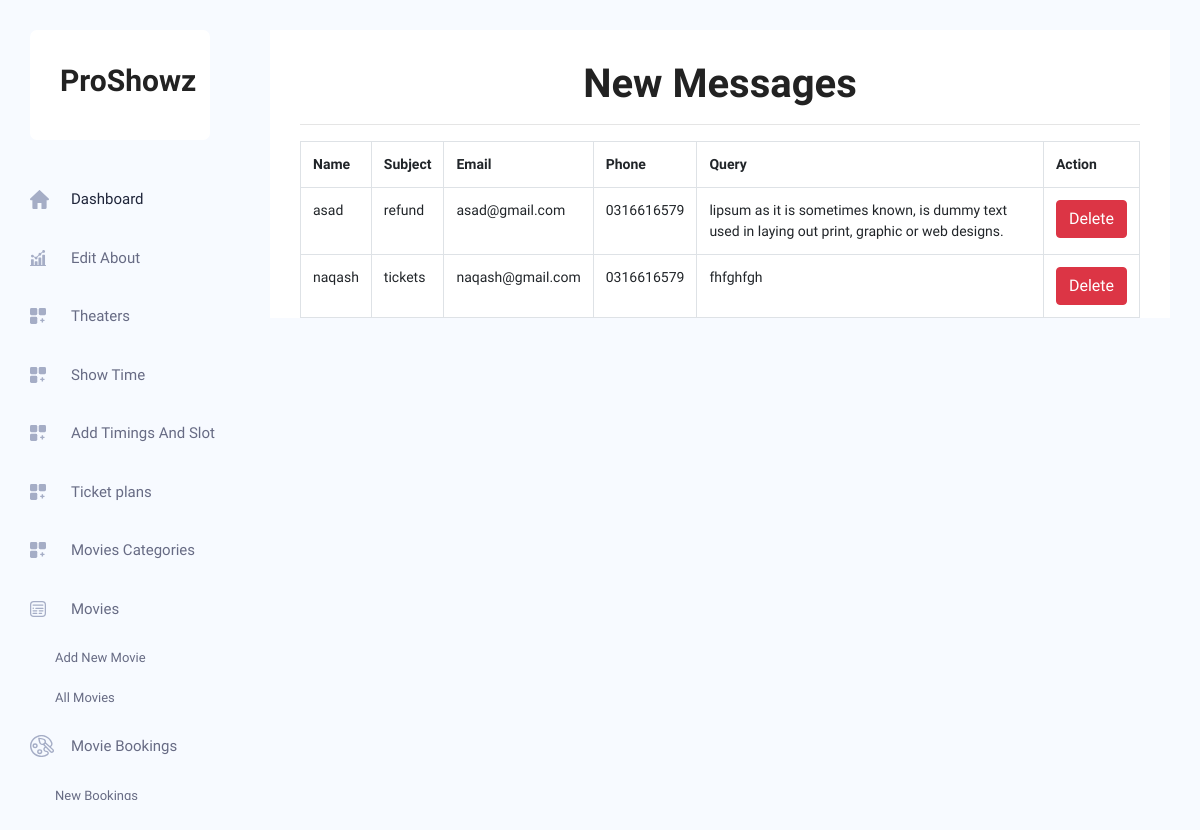
Page /admin/new_message.php on the committed database.
### tables this page shows
CREATE TABLE `contact` (
  `id` int(11) NOT NULL,
  `name` varchar(50) NOT NULL,
  `subject` varchar(50) NOT NULL,
  `email` varchar(50) NOT NULL,
  `phone` varchar(50) NOT NULL,
  `query` varchar(500) NOT NULL
);

### admin/new_message.php (the view, shortened to what this page needs)
<?php
include('header.php');
include 'connection.php';
$query=mysqli_query($conn,"SELECT * FROM `contact` order by id desc Limit 5");
?>
<body class="crm_body_bg">
<section class="main_content dashboard_part">
        <div class="main_content_iner ">
            <div class="container plr_30 body_white_bg pt_30">
            <div>
            <h1 class="text-center" style="font-size:40px;">New Messages</h1>
            <hr>
        </div>
        <table class='table table-hover table-stripped table-bordered'>
            <tr>
                <th>Name</th>
                <th>Subject</th>
                <th>Email</th>
                <th>Phone</th>
                <th>Query</th>
                <th>Action</th>
            </tr>
        <?php
        if ($query!=null) {
while ($row=mysqli_fetch_array($query)) {
    ?>
    <tr>
    <td><?php echo $row[1] ?></td>
    <td><?php echo $row[2] ?></td>
    <td><?php echo $row[3] ?></td>
    <td><?php echo $row[4] ?></td>
    <td><?php echo $row[5] ?></td>
    <td><button type="submit" class="btn btn-danger" data-id="<?php echo $row[0] ?>">Delete</button></td>
    </tr>
    <?php
}
}
else{
    echo '<div class="alert alert-danger text-center">There Is Nothing To show You.</div>';
}
?>
</table>
</div>
</div>
</section>
</body>

### rows in the picture
contact: name "asad", subject "refund", email "asad@gmail.com", phone "0316616579", query "lipsum as it is sometimes known, is dummy text used in laying out print, graphic or web designs."
contact: name "naqash", subject "tickets", email "naqash@gmail.com", phone "0316616579", query "fhfghfgh"
